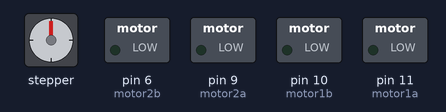
Recording of a sketch running on a simulated Arduino Uno, built with avr-gcc and run on an emulated ATmega328P. Shown: stepper motor, switched loads named in the sketch (green lamp = pin HIGH). Stepper angles assume 200 steps per turn.

Above: at 0.15 s.
At 1.05 s:
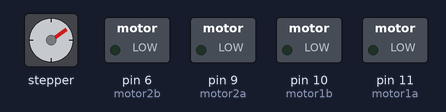
At 1.9 s:
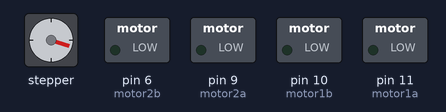
At 2.4 s:
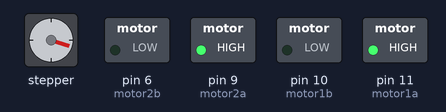
At 4.76 s:
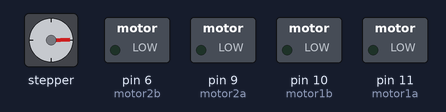
At 7.2 s:
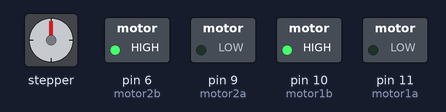
Timing chart, 0 to 10.6 s (numbered marks = the images above):
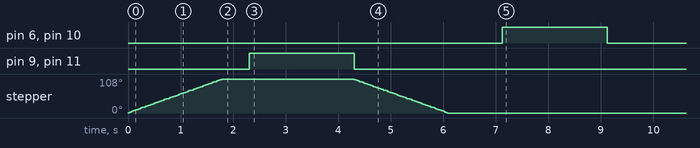

The sketch:

simpleTurn.ino
```cpp
// labeling the motors for their respective pins
int motor1a = 11;
int motor1b = 10;
int motor2a = 9;
int motor2b = 6;

#include <Stepper.h>
const int stepsPerRevolution =  200;
Stepper myStepper(stepsPerRevolution, 3, 4, 5, 8);

void setup() {
  pinMode(motor1a, OUTPUT);
  pinMode(motor1b, OUTPUT);
  pinMode(motor2a, OUTPUT);
  pinMode(motor2b, OUTPUT);

  myStepper.setSpeed(10);

  Serial.begin(9600);

}

void loop() {

  myStepper.step(60);
  delay(500);
  setForward(255);
  delay(2000);
  stopMotors();

  myStepper.step(-60);
  delay(1000);
  setBackward(255);
  delay(2000);
  stopMotors();
  delay(10000000);
}
void setForward(int strength) {
  analogWrite(motor1a, strength);
  analogWrite(motor1b, 0);
  analogWrite(motor2a, strength);
  analogWrite(motor2b, 0);
}

void setBackward(int strength) {
  analogWrite(motor1a, 0);
  analogWrite(motor1b, strength);
  analogWrite(motor2a, 0);
  analogWrite(motor2b, strength);
}

void stopMotors() {
  analogWrite(motor1a, 0);
  analogWrite(motor1b, 0);
  analogWrite(motor2a, 0);
  analogWrite(motor2b, 0);
}
```

calcHeight.ino
```cpp

```

Measured:
- by itself, pin 6 (motor2b), pin 10 (motor1b): LOW → HIGH at 7.1 s, → LOW 2.0 s later
- by itself, pin 9 (motor2a), pin 11 (motor1a): LOW → HIGH at 2.3 s, → LOW 2.0 s later
- by itself, stepper: turns 108° clockwise in 1.8 s, then 108° counter-clockwise in 1.8 s
